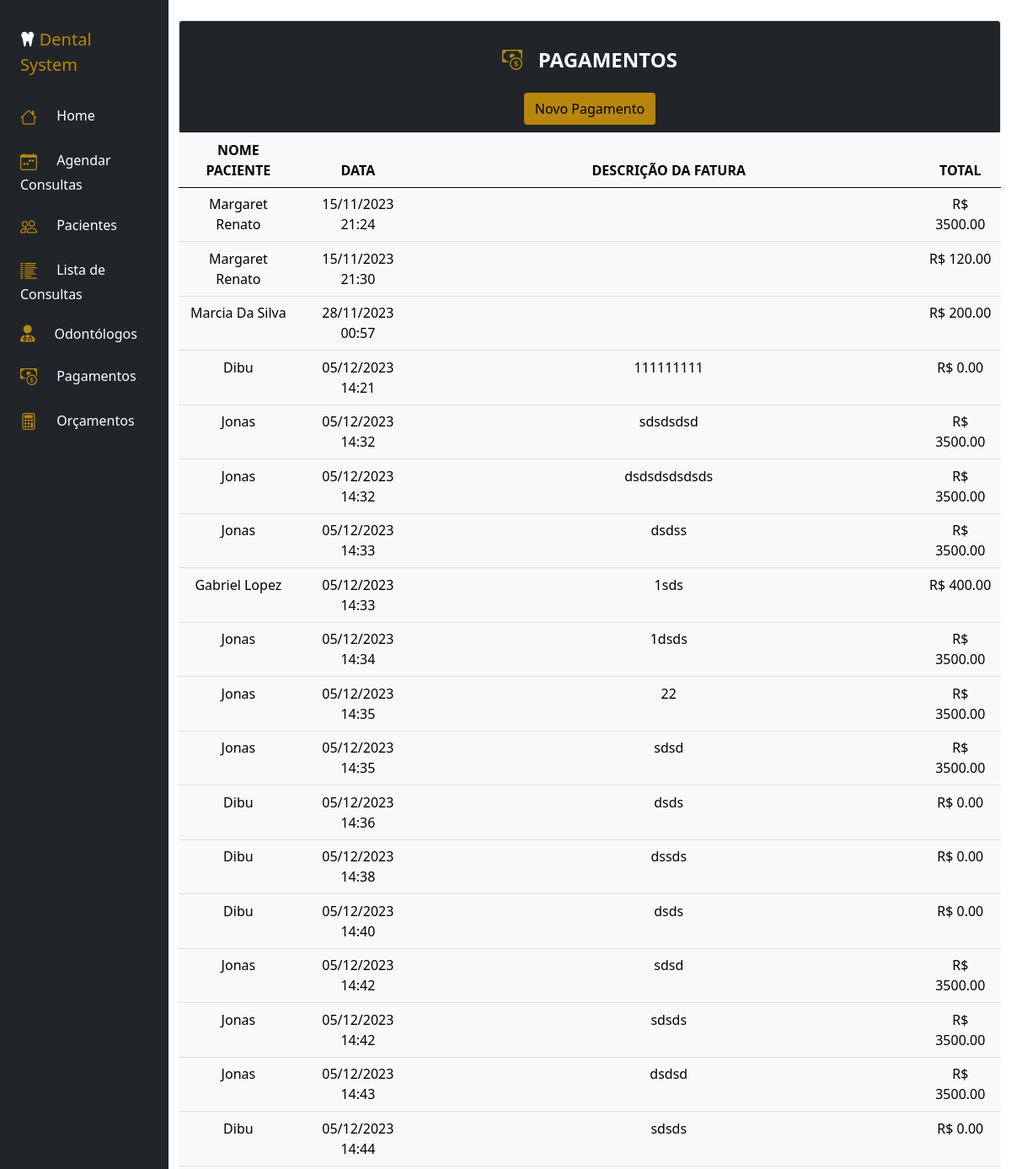
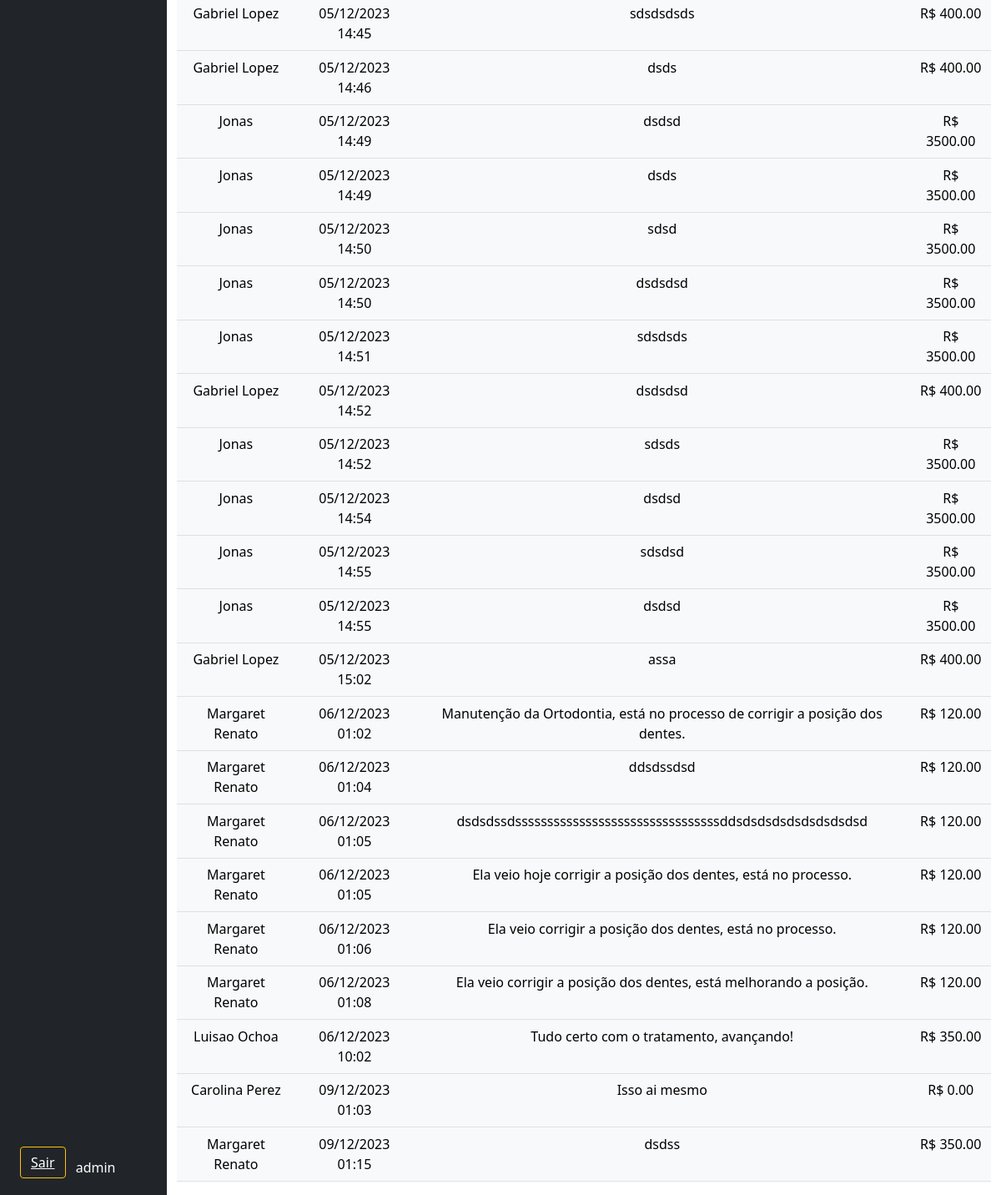
Page /secretaria/pagamento.php (signed in) on the committed database (2 pictures, top to bottom).
### tables this page shows
CREATE TABLE `facturas` (
  `id` int(11) NOT NULL,
  `data` datetime NOT NULL,
  `idpaciente` int(11) NOT NULL,
  `descripcao` varchar(255) NOT NULL,
  `monto` decimal(10,2) NOT NULL,
  `total_neto` double NOT NULL,
  `total_iva` double NOT NULL
);

CREATE TABLE `pacientes` (
  `idpaciente` int(11) NOT NULL,
  `nome_paciente` varchar(100) NOT NULL,
  `sexo` varchar(50) NOT NULL,
  `data_nascimento` date NOT NULL,
  `cpf` varchar(50) NOT NULL,
  `email` varchar(50) NOT NULL,
  `telefone` varchar(50) NOT NULL
);

### secretaria/pagamento.php (the view, shortened to what this page needs)
<?php
    include('menusecretaria.php');
?>
<!doctype html>
<html lang="pt">
<head>
  <link href="https://cdn.jsdelivr.net/npm/bootstrap@5.0.2/dist/css/bootstrap.min.css" rel="stylesheet"
>
</head>
<body>
  <div class="col d-flex flex-column h-sm-100">
      <main class="row overflow">
          <div class="col pt-4">
              <div class="card  ">
                  <div class="card-header bg-dark text-white  text-center">
                      <br />
                      <h4 class="my-0 fw-normal"><b> <i class="bi bi-cash-coin" style="color:Darkgoldenrod"></i>
                              </svg>&nbsp;&nbsp;PAGAMENTOS</b></h4><br />
                      <button type="button" class="btn btn-outline-link" style="background:Darkgoldenrod; "
                         ><a href="../secretaria/factura-pagamento/factura.php" style="text-decoration: none;color:black;">Novo Pagamento</a></button>
                      </div>
                  </div>
                  <div class="table-responsive">
                      <table class="table table-light text-center">
                          <thead>
                              <tr>
                                  <th scope="col">NOME PACIENTE</th>
                                  <th scope="col">DATA</th>
                                  <th scope="col">DESCRIÇÃO DA FATURA</th>
                                  <th scope="col">TOTAL</th>
                              </tr>
                          </thead>
                          <tbody>
                            <?php
                                include '../conexao.php';
                                $pesquisa = mysqli_query($conexao, "SELECT * FROM facturas f
                                INNER JOIN pacientes p ON p.idpaciente = f.idpaciente");
                                $row = mysqli_num_rows($pesquisa);
                                if ($row > 0)
                                {
                                    while ($registro = $pesquisa->fetch_array())
                                    {
                                        echo '<tr>';
                                        echo '<tr>';
                                        echo '<td>' . $registro['nome_paciente'] . '</td>';
                                        $data_hora_formatada = date('d/m/Y H:i', strtotime($registro['data']));
                                        echo '<td>' . $data_hora_formatada . '</td>';
                                        echo '<td>' . $registro['descripcao'] . '</td>';
                                        echo '<td> R$ ' . $registro['monto'] . '</td>';
                                        echo '</tr>';
                                    }
                                }
                                else
                                {
                                    echo "Não há pagamentos cadastrados!";
                                }
                            ?>
                          </tbody>
                      </table>
                  </div>
              </div>
          </div>
</body>
</html>

### secretaria/secretaria.css (style rules this page uses)
@media (min-width:575px) { .h-sm-100 { height:auto; } }

### rows in the picture
facturas: idpaciente.nome_paciente "Margaret Renato", data "15/11/2023 21:24", monto "3500.00"
facturas: idpaciente.nome_paciente "Margaret Renato", data "15/11/2023 21:30", monto "120.00"
facturas: idpaciente.nome_paciente "Marcia Da Silva", data "28/11/2023 00:57", monto "200.00"
facturas: idpaciente.nome_paciente "Dibu", data "05/12/2023 14:21", descripcao "111111111", monto "0.00"
facturas: idpaciente.nome_paciente "Jonas", data "05/12/2023 14:32", descripcao "sdsdsdsd", monto "3500.00"
facturas: idpaciente.nome_paciente "Jonas", data "05/12/2023 14:32", descripcao "dsdsdsdsdsds", monto "3500.00"
facturas: idpaciente.nome_paciente "Jonas", data "05/12/2023 14:33", descripcao "dsdss", monto "3500.00"
facturas: idpaciente.nome_paciente "Gabriel Lopez", data "05/12/2023 14:33", descripcao "1sds", monto "400.00"
facturas: idpaciente.nome_paciente "Jonas", data "05/12/2023 14:34", descripcao "1dsds", monto "3500.00"
facturas: idpaciente.nome_paciente "Jonas", data "05/12/2023 14:35", descripcao "22", monto "3500.00"
facturas: idpaciente.nome_paciente "Jonas", data "05/12/2023 14:35", descripcao "sdsd", monto "3500.00"
facturas: idpaciente.nome_paciente "Dibu", data "05/12/2023 14:36", descripcao "dsds", monto "0.00"
facturas: idpaciente.nome_paciente "Dibu", data "05/12/2023 14:38", descripcao "dssds", monto "0.00"
facturas: idpaciente.nome_paciente "Dibu", data "05/12/2023 14:40", descripcao "dsds", monto "0.00"
facturas: idpaciente.nome_paciente "Jonas", data "05/12/2023 14:42", descripcao "sdsd", monto "3500.00"
facturas: idpaciente.nome_paciente "Jonas", data "05/12/2023 14:42", descripcao "sdsds", monto "3500.00"
facturas: idpaciente.nome_paciente "Jonas", data "05/12/2023 14:43", descripcao "dsdsd", monto "3500.00"
facturas: idpaciente.nome_paciente "Dibu", data "05/12/2023 14:44", descripcao "sdsds", monto "0.00"
facturas: idpaciente.nome_paciente "Gabriel Lopez", data "05/12/2023 14:45", descripcao "sdsdsdsds", monto "400.00"
facturas: idpaciente.nome_paciente "Gabriel Lopez", data "05/12/2023 14:46", descripcao "dsds", monto "400.00"
facturas: idpaciente.nome_paciente "Jonas", data "05/12/2023 14:49", descripcao "dsdsd", monto "3500.00"
facturas: idpaciente.nome_paciente "Jonas", data "05/12/2023 14:49", descripcao "dsds", monto "3500.00"
facturas: idpaciente.nome_paciente "Jonas", data "05/12/2023 14:50", descripcao "sdsd", monto "3500.00"
facturas: idpaciente.nome_paciente "Jonas", data "05/12/2023 14:50", descripcao "dsdsdsd", monto "3500.00"
facturas: idpaciente.nome_paciente "Jonas", data "05/12/2023 14:51", descripcao "sdsdsds", monto "3500.00"
facturas: idpaciente.nome_paciente "Gabriel Lopez", data "05/12/2023 14:52", descripcao "dsdsdsd", monto "400.00"
facturas: idpaciente.nome_paciente "Jonas", data "05/12/2023 14:52", descripcao "sdsds", monto "3500.00"
facturas: idpaciente.nome_paciente "Jonas", data "05/12/2023 14:54", descripcao "dsdsd", monto "3500.00"
facturas: idpaciente.nome_paciente "Jonas", data "05/12/2023 14:55", descripcao "sdsdsd", monto "3500.00"
facturas: idpaciente.nome_paciente "Jonas", data "05/12/2023 14:55", descripcao "dsdsd", monto "3500.00"
facturas: idpaciente.nome_paciente "Gabriel Lopez", data "05/12/2023 15:02", descripcao "assa", monto "400.00"
facturas: idpaciente.nome_paciente "Margaret Renato", data "06/12/2023 01:02", descripcao "Manutenção da Ortodontia, está no processo de corrigir a posição dos dentes.", monto "120.00"
facturas: idpaciente.nome_paciente "Margaret Renato", data "06/12/2023 01:04", descripcao "ddsdssdsd", monto "120.00"
facturas: idpaciente.nome_paciente "Margaret Renato", data "06/12/2023 01:05", descripcao "dsdsdssdssssssssssssssssssssssssssssssssddsdsdsdsdsdsdsdsdsd", monto "120.00"
facturas: idpaciente.nome_paciente "Margaret Renato", data "06/12/2023 01:05", descripcao "Ela veio hoje corrigir a posição dos dentes, está no processo.", monto "120.00"
facturas: idpaciente.nome_paciente "Margaret Renato", data "06/12/2023 01:06", descripcao "Ela veio corrigir a posição dos dentes, está no processo.", monto "120.00"
facturas: idpaciente.nome_paciente "Margaret Renato", data "06/12/2023 01:08", descripcao "Ela veio corrigir a posição dos dentes, está melhorando a posição.", monto "120.00"
facturas: idpaciente.nome_paciente "Luisao Ochoa", data "06/12/2023 10:02", descripcao "Tudo certo com o tratamento, avançando!", monto "350.00"
facturas: idpaciente.nome_paciente "Carolina Perez", data "09/12/2023 01:03", descripcao "Isso ai mesmo", monto "0.00"
facturas: idpaciente.nome_paciente "Margaret Renato", data "09/12/2023 01:15", descripcao "dsdss", monto "350.00"

### other values in the picture
$nomeDoUsuario "admin"
